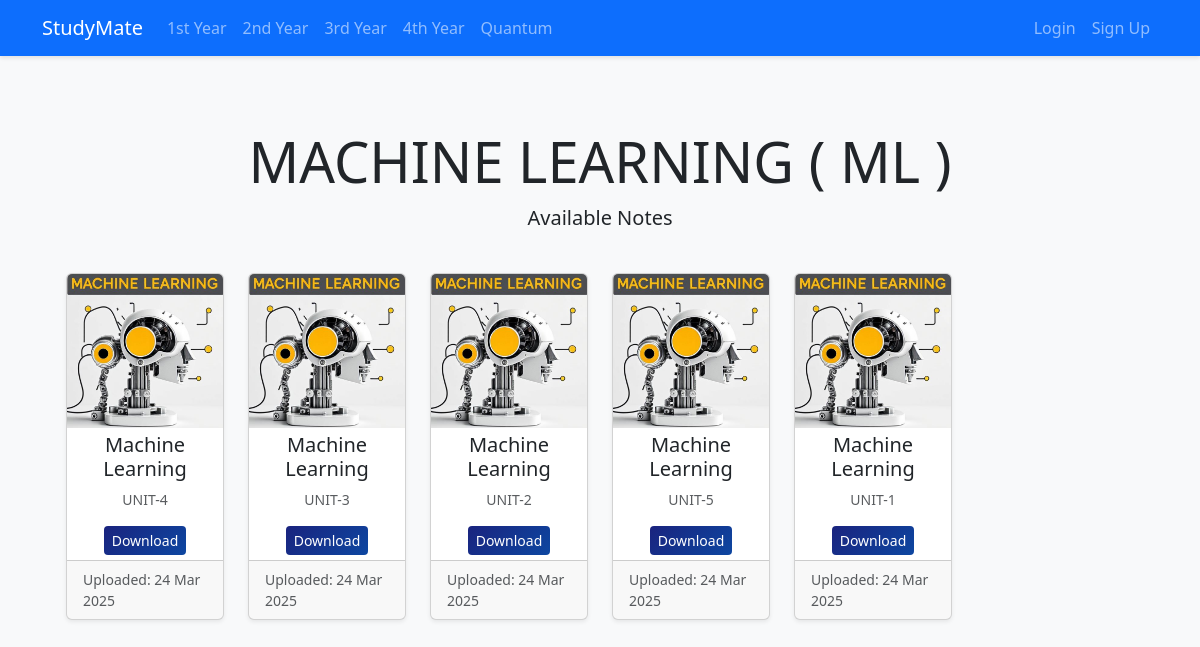
The app's page /subject/4/notes/ with its own data.
### notes/models.py (models this page shows, shortened)
class Subject(models.Model):
    name = models.CharField(max_length=100)
    year = models.IntegerField()  # 1 for 1st year, 2 for 2nd year, etc.
    image = models.ImageField(upload_to='subject_images/', null=True, blank=True)
    is_quantum = models.BooleanField(default=False)
    class Meta:
        ordering = ['name']

class Note(models.Model):
    title = models.CharField(max_length=200)
    chapter = models.ForeignKey(Chapter, on_delete=models.CASCADE)
    file = models.FileField(upload_to='notes/')
    uploaded_by = models.ForeignKey(User, on_delete=models.CASCADE)
    upload_date = models.DateTimeField(auto_now_add=True)

class Chapter(models.Model):
    name = models.CharField(max_length=200)
    subject = models.ForeignKey(Subject, on_delete=models.CASCADE)
    image = models.ImageField(upload_to='chapter_images/', null=True, blank=True)
    unit_number = models.IntegerField(default=1)
    class Meta:
        ordering = ['unit_number', 'name']

### notes/views.py (the view)
# urls.py: path('subject/<int:subject_id>/notes/', views.subject_notes, name='subject_notes'),
def subject_notes(request, subject_id):
    subject = get_object_or_404(Subject, id=subject_id)
    notes = Note.objects.filter(chapter__subject=subject).order_by('-upload_date')
    return render(request, 'subject_notes.html', {
        'subject': subject,
        'notes': notes
    })

### templates/subject_notes.html (shortened to what this page needs)
{% extends 'base.html' %}
{% block content %}
<div class="container py-5">
    <div class="row mb-4">
        <div class="col-12 text-center">
            <h1 class="display-4">{{ subject.name }}</h1>
            <p class="lead">Available Notes</p>
        </div>
    </div>
    <div class="container">
        <div class="row">
            {% for note in notes %}
                <div class="col-md-2 mb-4">
                    <div class="card h-100 shadow-sm">
                        {% if note.chapter.image %}
                            <img src="{{ note.chapter.image.url }}" class="card-img-top" alt="{{ note.title }}">
                        {% endif %}
                        <div class="card-body text-center">
                            <h5 class="card-title">{{ note.title }}</h5>
                            <p class="card-text small text-muted">{{ note.chapter.name }}</p>
                            <div class="mt-3">
                                <a href="{{ note.file.url }}" class="btn btn-primary btn-sm" download>Download</a>
                            </div>
                        </div>
                        <div class="card-footer text-muted small">
                            Uploaded: {{ note.upload_date|date:"d M Y" }}
                        </div>
                    </div>
                </div>
            {% endfor %}
        </div>
    </div>
</div>
{% endblock %}

### static/css/style.css (style rules this page uses)
body { background-color: #f8f9fa; }
.card { transition: transform 0.2s; box-shadow: 0 2px 4px rgba(0, 0, 0, 0.1); }
.btn-primary { background: linear-gradient(135deg, #1a237e, #0d47a1); border: none; }
.card-body { padding: 5px !important; }

### records on screen
Subject: name "MACHINE LEARNING ( ML )"
Note: chapter.image (picture), title "Machine Learning", chapter.name "UNIT-4", upload_date "24 Mar 2025"
Note: chapter.image (picture), title "Machine Learning", chapter.name "UNIT-3", upload_date "24 Mar 2025"
Note: chapter.image (picture), title "Machine Learning", chapter.name "UNIT-2", upload_date "24 Mar 2025"
Note: chapter.image (picture), title "Machine Learning", chapter.name "UNIT-5", upload_date "24 Mar 2025"
Note: chapter.image (picture), title "Machine Learning", chapter.name "UNIT-1", upload_date "24 Mar 2025"
